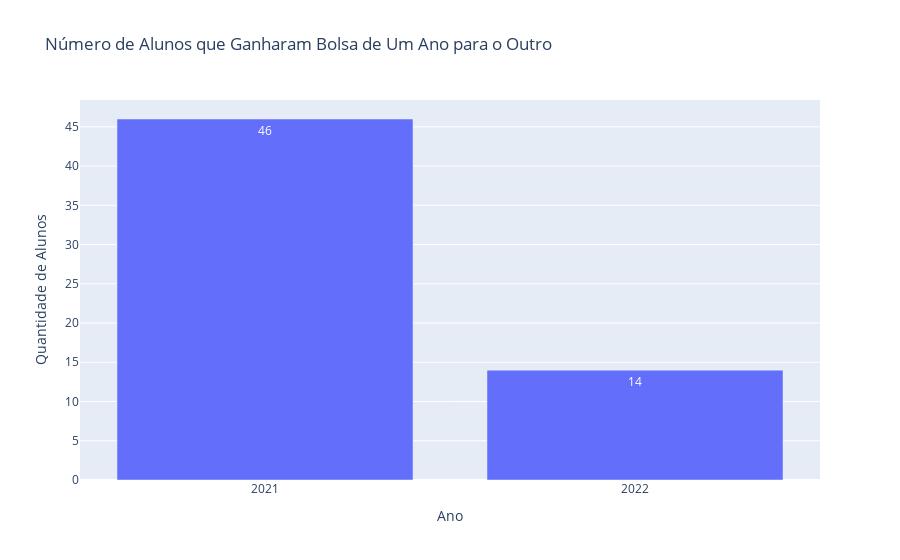

The notebook cell saved with this chart:
### Code cell
# Criando um DataFrame com os dados
data = {
    'Ano': ['2021', '2022'],
    'Alunos que Ganharam Bolsa': [alunos_ganharam_bolsa_2021, alunos_ganharam_bolsa_2022]
}

df_bolsa= pd.DataFrame(data)

# Criando o gráfico de colunas agrupadas
fig = px.bar(df_bolsa, x='Ano', y='Alunos que Ganharam Bolsa', 
             text='Alunos que Ganharam Bolsa', 
             title='Número de Alunos que Ganharam Bolsa de Um Ano para o Outro',
             labels={'Alunos que Ganharam Bolsa': 'Quantidade de Alunos'})

# Customizando o layout
fig.update_traces(textposition='inside')
fig.update_layout(showlegend=False)

# Exibindo o gráfico
fig.show()

### Figure 1 — Plotly figure (JSON) as saved in the notebook; plotly's stock layout.template omitted (floating-point values rounded to 4 significant figures)
{"data": [{"alignmentgroup": "True", "hovertemplate": "Ano=%{x}<br>Quantidade de Alunos=%{text}<extra></extra>", "legendgroup": "", "marker": {"color": "#636efa", "pattern": {"shape": ""}}, "name": "", "offsetgroup": "", "orientation": "v", "showlegend": false, "text": [46, 14], "textposition": "inside", "type": "bar", "x": ["2021", "2022"], "xaxis": "x", "y": [46, 14], "yaxis": "y"}], "layout": {"barmode": "relative", "legend": {"tracegroupgap": 0}, "showlegend": false, "title": {"text": "Número de Alunos que Ganharam Bolsa de Um Ano para o Outro"}, "xaxis": {"anchor": "y", "domain": [0, 1], "title": {"text": "Ano"}}, "yaxis": {"anchor": "x", "domain": [0, 1], "title": {"text": "Quantidade de Alunos"}}}}
